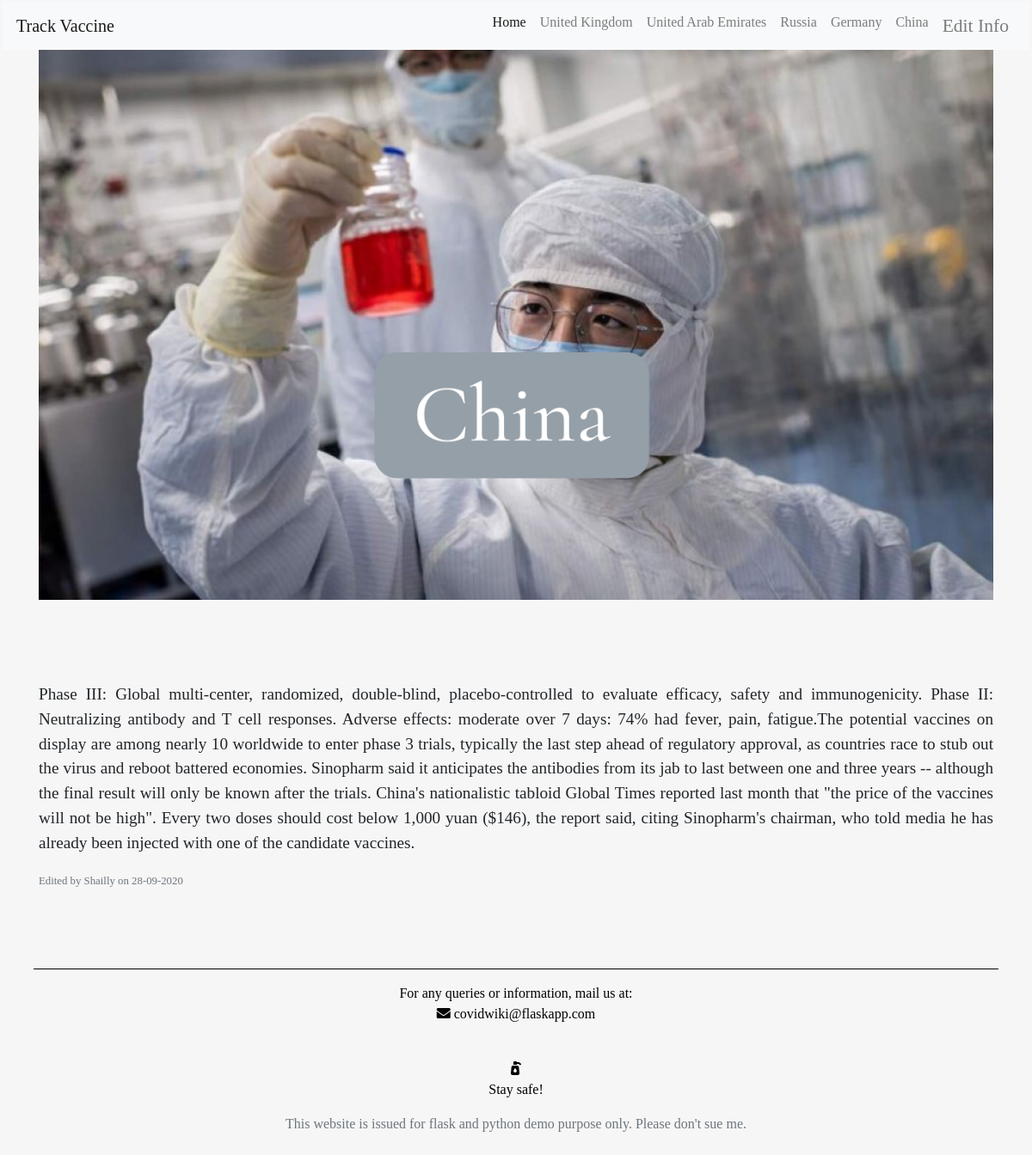
/china, run on the app's committed database.
### app/models.py (models this page shows, shortened)
class Article(db.Model):
    id = db.Column(db.Integer, primary_key=True)
    country = db.Column(db.String(100), nullable=False)
    image = db.Column(db.String(20), nullable=False)
    introLine = db.Column(db.Text, nullable=False)
    date_edited = db.Column(db.DateTime, nullable=False, default=datetime.utcnow)
    link = db.Column(db.String(100), nullable=False)
    UpdatedContent = db.Column(db.Text, nullable=False)
    user_id = db.Column(db.Integer, db.ForeignKey('user.id'), nullable=False)

class User(db.Model, UserMixin):
    id = db.Column(db.Integer, primary_key=True)
    username = db.Column(db.String(20), unique=True, nullable=False)
    email = db.Column(db.String(120), unique=True, nullable=False)
    image_file = db.Column(db.String(20), nullable=False, default='default.png')
    password = db.Column(db.String(60), nullable=False)
    articles = db.relationship('Article', backref='author',lazy=True)

### app/routes.py (the view)
@app.route('/china')
def china():
    articles = Article.query.all()
    return render_template('china.html',articles=articles)

### app/templates/china.html (shortened to what this page needs)
{% extends "layout.html" %}
{% block content %}
    <div class="countryHead", id='china'>
    </div>
    <div class="country-data">
        <br>
        <br>
        <br>
        <br>
        <p class="country-text">{{ articles.4.UpdatedContent }}</p>
        <p class="bottom-info"><small class="text-muted">Edited by {{ articles.4.author.username }} on {{ articles.4.date_edited.strftime('%d-%m-%Y') }}</small></p>
    </div>
{% endblock content%}

### app/static/styles.css (style rules this page uses)
body { text-align: justify; background-color: #f6f6f6; margin: 2px 3px; font-family: 'PT Serif', serif; }
.countryHead { display: flex; flex-direction: column; justify-content: center; flex-grow: 1; min-height: 350px; display: flex; flex-direction: column; min-height: 80vh; }
#china { background: url('images/chinasmolb.png') no-repeat center / cover; }
@media (min-width:767px) { #china { background: url('images/chinabigb.png') no-repeat center / cover; } }
.country-text { font-size: larger; }

### data on the page
Article: UpdatedContent "Phase III: Global multi-center, randomized, double-blind, placebo-controlled to evaluate efficacy, safety and immunogenicity. Phase II: Neutralizing antibody and T cell responses. Adverse effects: moderate over 7 days: 74% had fever, pain, fatigue.The potential vaccines on display are among nearly 10 worldwide to enter phase 3 trials, typically the last step ahead of regulatory approval, as countries race to stub out the virus and reboot battered economies. Sinopharm said it anticipates the antibodies from its jab to last between one and three years -- although the final result will only be known after the trials. China's nationalistic tabloid Global Times reported last month that \"the…", date_edited "28-09-2020"
User: username "Shailly"
